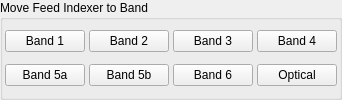
       <widget class="QGroupBox" name="groupBox_commands_3">
        <property name="maximumSize">
         <size>
          <width>360</width>
          <height>16777215</height>
         </size>
        </property>
        <property name="title">
         <string>Move Feed Indexer to Band</string>
        </property>
        <layout class="QGridLayout" name="gridLayout_8">
         <property name="leftMargin">
          <number>2</number>
         </property>
         <property name="topMargin">
          <number>2</number>
         </property>
         <property name="rightMargin">
          <number>2</number>
         </property>
         <property name="bottomMargin">
          <number>2</number>
         </property>
         <property name="spacing">
          <number>4</number>
         </property>
         <item row="0" column="2">
          <widget class="QPushButton" name="button_band3">
           <property name="minimumSize">
            <size>
             <width>0</width>
             <height>22</height>
            </size>
           </property>
           <property name="text">
            <string>Band 3</string>
           </property>
           <property name="opcua_cmd" stdset="0">
            <string>Management.Commands.Move2Band</string>
           </property>
          </widget>
         </item>
         <item row="1" column="3">
          <widget class="QPushButton" name="button_band_optical">
           <property name="minimumSize">
            <size>
             <width>0</width>
             <height>22</height>
            </size>
           </property>
           <property name="text">
            <string>Optical</string>
           </property>
           <property name="opcua_cmd" stdset="0">
            <string>Management.Commands.Move2Band</string>
           </property>
          </widget>
         </item>
         <item row="0" column="3">
          <widget class="QPushButton" name="button_band4">
           <property name="minimumSize">
            <size>
             <width>0</width>
             <height>22</height>
            </size>
           </property>
           <property name="text">
            <string>Band 4</string>
           </property>
           <property name="opcua_cmd" stdset="0">
            <string>Management.Commands.Move2Band</string>
           </property>
          </widget>
         </item>
         <item row="1" column="1">
          <widget class="QPushButton" name="button_band5b">
           <property name="minimumSize">
            <size>
             <width>0</width>
             <height>22</height>
            </size>
           </property>
           <property name="text">
            <string>Band 5b</string>
           </property>
           <property name="opcua_cmd" stdset="0">
            <string>Management.Commands.Move2Band</string>
           </property>
          </widget>
         </item>
         <item row="0" column="0">
          <widget class="QPushButton" name="button_band1">
           <property name="minimumSize">
            <size>
             <width>0</width>
             <height>22</height>
            </size>
           </property>
           <property name="text">
            <string>Band 1</string>
           </property>
           <property name="opcua_cmd" stdset="0">
            <string>Management.Commands.Move2Band</string>
           </property>
          </widget>
         </item>
         <item row="0" column="1">
          <widget class="QPushButton" name="button_band2">
           <property name="minimumSize">
            <size>
             <width>0</width>
             <height>22</height>
            </size>
           </property>
           <property name="text">
            <string>Band 2</string>
           </property>
           <property name="opcua_cmd" stdset="0">
            <string>Management.Commands.Move2Band</string>
           </property>
          </widget>
         </item>
         <item row="1" column="2">
          <widget class="QPushButton" name="button_band6">
           <property name="minimumSize">
            <size>
             <width>0</width>
             <height>22</height>
            </size>
           </property>
           <property name="text">
            <string>Band 6</string>
           </property>
           <property name="opcua_cmd" stdset="0">
            <string>Management.Commands.Move2Band</string>
           </property>
          </widget>
         </item>
         <item row="1" column="0">
          <widget class="QPushButton" name="button_band5a">
           <property name="minimumSize">
            <size>
             <width>0</width>
             <height>22</height>
            </size>
           </property>
           <property name="text">
            <string>Band 5a</string>
           </property>
           <property name="opcua_cmd" stdset="0">
            <string>Management.Commands.Move2Band</string>
           </property>
          </widget>
         </item>
        </layout>
       </widget>
